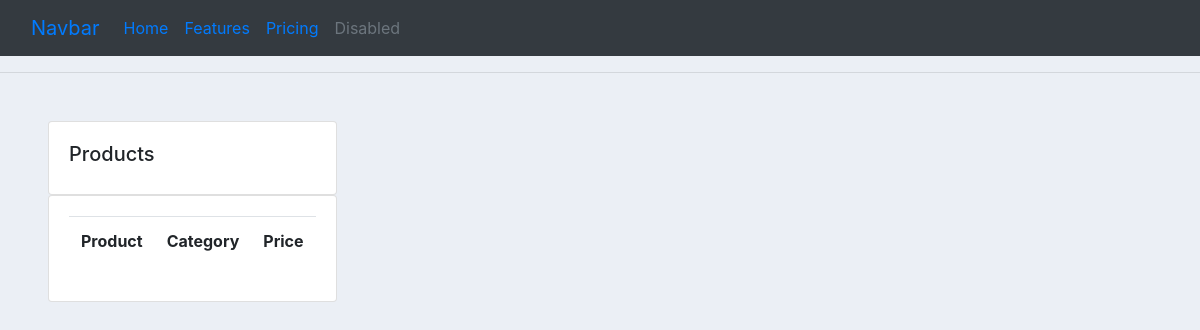
Before: /products/ with the older database file.
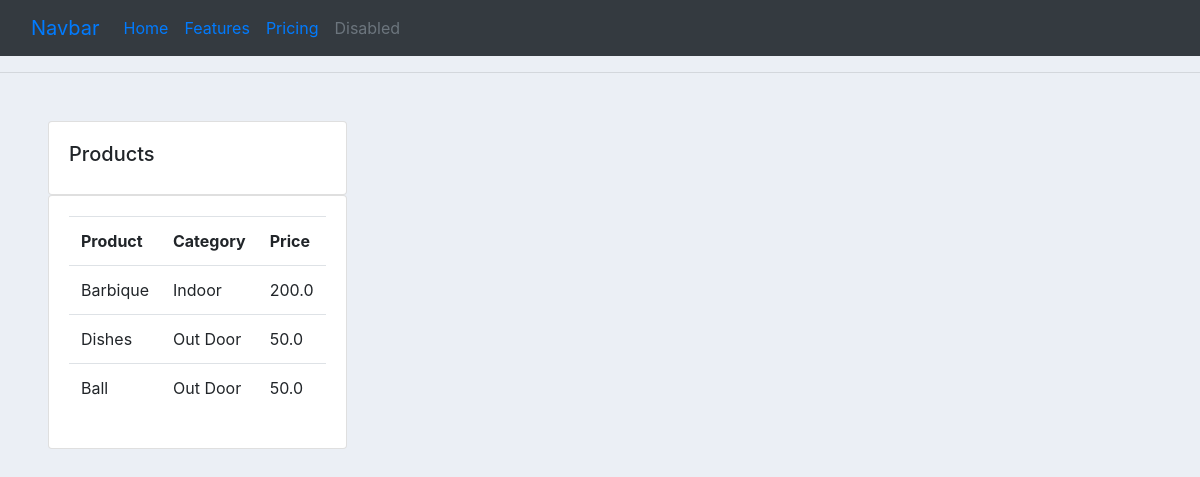
After: the same page with the newer database file.
### accounts/models.py (models this page shows, shortened)
class Product(models.Model):
    CATEGORY = (('Indoor', 'Indoor'),
    ('Out Door', 'Out Door'))
    name = models.CharField(max_length=100)
    price = models.FloatField(null=True)
    category = models.CharField(max_length=100,null=True,choices=CATEGORY)
    description = models.CharField(max_length=100)
    date_created = models.DateTimeField(auto_now_add=True, null=True)
    tags = models.ManyToManyField(Tag)

### accounts/views.py (the view)
# urls.py: path('products/',views.products,name="products"),
def products(request):
    products = Product.objects.all()
    return render(request, 'accounts/products.html',{'products':products})

### accounts/templates/accounts/products.html
{% extends 'accounts/main.html' %}
{% block content %}
{% include 'accounts/navbar.html' %}
<hr>
<div class="row mt-5 ml-5">
    <div class="col-m1">
        <div class="card card-body">
            <h5>Products</h5>
        </div>
        <div class="card card-body">
            <table class="table">
                <tr>
                    <th>Product</th>
                    <th>Category</th>
                    <th>Price</th>
                </tr>
                {% for product in products %}
                <tr>
                    <td>{{product.name}}</td>
                    <td>{{product.category}}</td>
                    <td>{{product.price}}</td>
                </tr>
                {% endfor %}
            </table>
        </div>
    </div>
</div>
{% endblock %}

Changed rows visible on the page:
added Product: name "Barbique", category "Indoor", price "200.0"
added Product: name "Dishes", category "Out Door", price "50.0"
added Product: name "Ball", category "Out Door", price "50.0"
